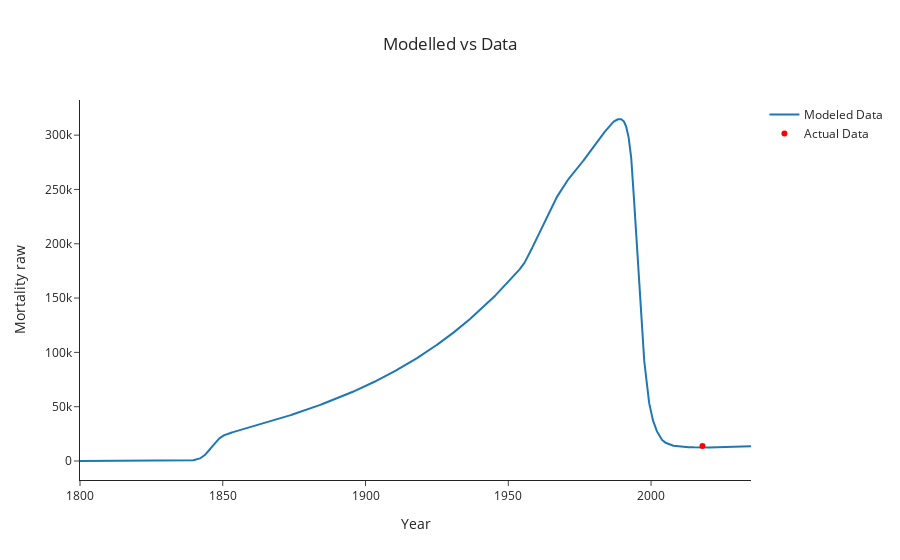

The cell this chart's notebook holds for it:
### Code cell
plot_model_vs_actual(
    derived_df_0, targets['mortality_raw'], "mortality_raw", "Mortality raw", "Modelled vs Data"
)

### Figure 1 — Plotly figure (JSON) as saved in the notebook; plotly's stock layout.template omitted (floating-point values rounded to 4 significant figures; data arrays with more than 128 entries replaced by an {"elided": "..."} marker saying what was removed)
{"data": [{"mode": "lines", "name": "Modeled Data", "type": "scatter", "x": {"elided": "2351 float values"}, "y": {"elided": "2351 float values"}}, {"marker": {"color": "red"}, "mode": "markers", "name": "Actual Data", "type": "scatter", "x": [2018], "y": [13850]}], "layout": {"title": {"text": "Modelled vs Data", "x": 0.5}, "xaxis": {"title": {"text": "Year"}}, "yaxis": {"title": {"text": "Mortality raw"}}}}
